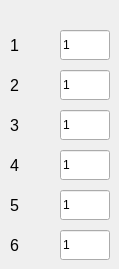
    <widget class="QWidget" name="X1_2">
     <attribute name="title">
      <string>Connected_1013</string>
     </attribute>
     <widget class="QLineEdit" name="Connected_1013_times_4">
      <property name="geometry">
       <rect>
        <x>60</x>
        <y>150</y>
        <width>50</width>
        <height>30</height>
       </rect>
      </property>
      <property name="text">
       <string>1</string>
      </property>
     </widget>
     <widget class="QLabel" name="label_65">
      <property name="geometry">
       <rect>
        <x>10</x>
        <y>230</y>
        <width>40</width>
        <height>30</height>
       </rect>
      </property>
      <property name="font">
       <font>
        <pointsize>12</pointsize>
       </font>
      </property>
      <property name="text">
       <string>6</string>
      </property>
     </widget>
     <widget class="QLabel" name="label_66">
      <property name="geometry">
       <rect>
        <x>10</x>
        <y>30</y>
        <width>40</width>
        <height>30</height>
       </rect>
      </property>
      <property name="font">
       <font>
        <pointsize>12</pointsize>
       </font>
      </property>
      <property name="text">
       <string>1</string>
      </property>
     </widget>
     <widget class="QLabel" name="label_68">
      <property name="geometry">
       <rect>
        <x>10</x>
        <y>110</y>
        <width>40</width>
        <height>30</height>
       </rect>
      </property>
      <property name="font">
       <font>
        <pointsize>12</pointsize>
       </font>
      </property>
      <property name="text">
       <string>3</string>
      </property>
     </widget>
     <widget class="QLineEdit" name="Connected_1013_times_1">
      <property name="geometry">
       <rect>
        <x>60</x>
        <y>30</y>
        <width>50</width>
        <height>30</height>
       </rect>
      </property>
      <property name="text">
       <string>1</string>
      </property>
     </widget>
     <widget class="QLineEdit" name="Connected_1013_times_2">
      <property name="geometry">
       <rect>
        <x>60</x>
        <y>70</y>
        <width>50</width>
        <height>30</height>
       </rect>
      </property>
      <property name="text">
       <string>1</string>
      </property>
     </widget>
     <widget class="QLineEdit" name="Connected_1013_times_3">
      <property name="geometry">
       <rect>
        <x>60</x>
        <y>110</y>
        <width>50</width>
        <height>30</height>
       </rect>
      </property>
      <property name="text">
       <string>1</string>
      </property>
     </widget>
     <widget class="QLineEdit" name="Connected_1013_times_5">
      <property name="geometry">
       <rect>
        <x>60</x>
        <y>190</y>
        <width>50</width>
        <height>30</height>
       </rect>
      </property>
      <property name="text">
       <string>1</string>
      </property>
     </widget>
     <widget class="QLabel" name="label_71">
      <property name="geometry">
       <rect>
        <x>10</x>
        <y>70</y>
        <width>40</width>
        <height>30</height>
       </rect>
      </property>
      <property name="font">
       <font>
        <pointsize>12</pointsize>
       </font>
      </property>
      <property name="text">
       <string>2</string>
      </property>
     </widget>
     <widget class="QLineEdit" name="Connected_1013_times_6">
      <property name="geometry">
       <rect>
        <x>60</x>
        <y>230</y>
        <width>50</width>
        <height>30</height>
       </rect>
      </property>
      <property name="text">
       <string>1</string>
      </property>
     </widget>
     <widget class="QLabel" name="label_74">
      <property name="geometry">
       <rect>
        <x>10</x>
        <y>150</y>
        <width>40</width>
        <height>30</height>
       </rect>
      </property>
      <property name="font">
       <font>
        <pointsize>12</pointsize>
       </font>
      </property>
      <property name="text">
       <string>4</string>
      </property>
     </widget>
     <widget class="QLabel" name="label_77">
      <property name="geometry">
       <rect>
        <x>10</x>
        <y>190</y>
        <width>40</width>
        <height>30</height>
       </rect>
      </property>
      <property name="font">
       <font>
        <pointsize>12</pointsize>
       </font>
      </property>
      <property name="text">
       <string>5</string>
      </property>
     </widget>
    </widget>
